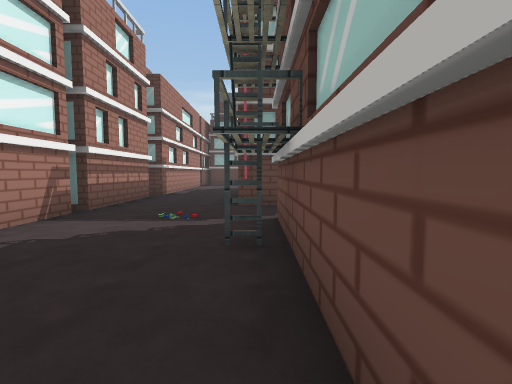
view 1 (above)

21 first-person views from a walk through a Unity game level. The camera is 1.5 m above the floor, tilts 4° down and sees 85° across. The floor is counted in squares, 2 m on a side. Each view is taken from the middle of a square. On the plan, view 1 faces up. The plan holds only what a view shows up to about 10 squares ahead; the rest is blank. The place goes on beyond the plan. The player character is not drawn. Some surface patterns are stand-ins.

view 2
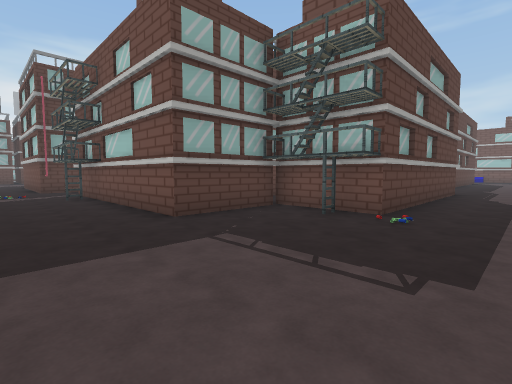

view 3
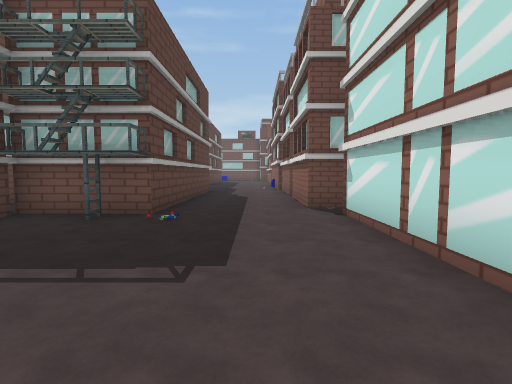

view 4
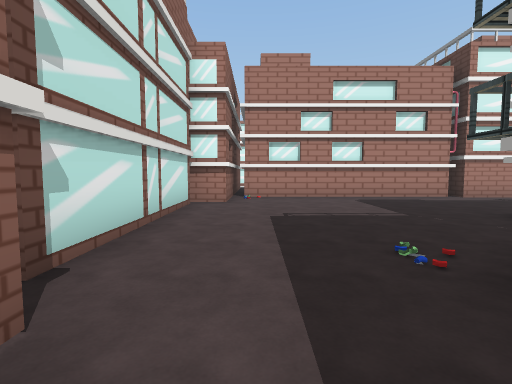

view 5
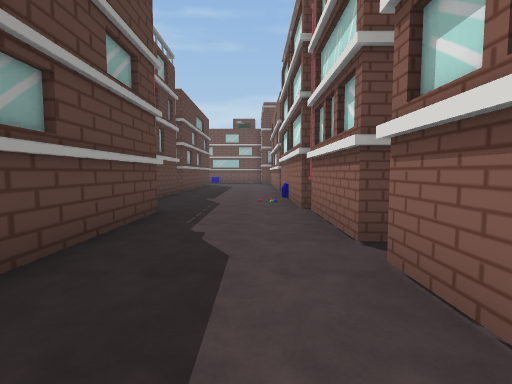

view 6
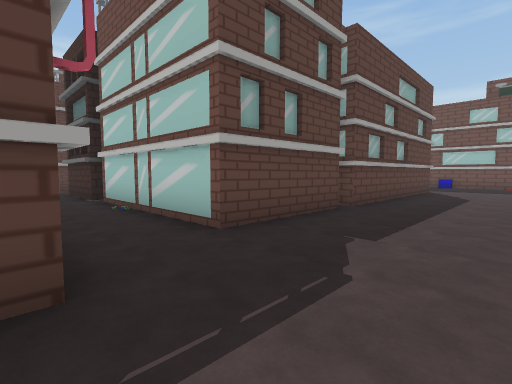

view 7
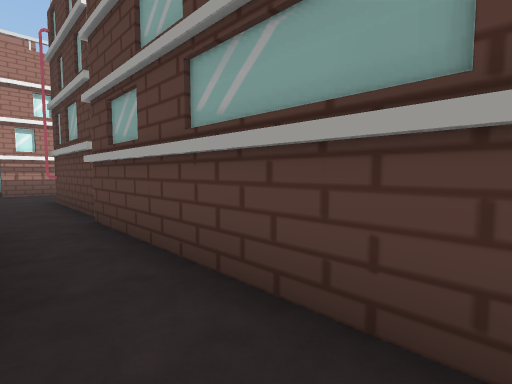

view 8
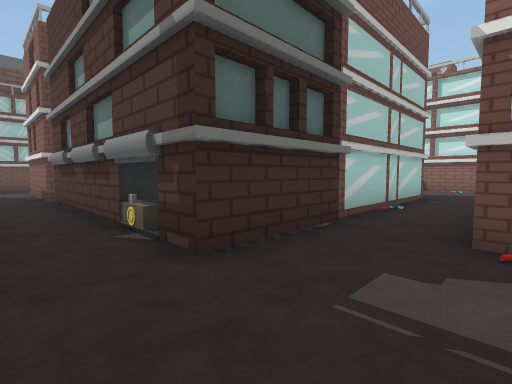

view 9
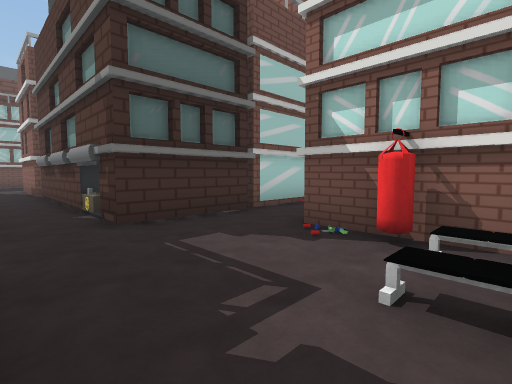

view 10
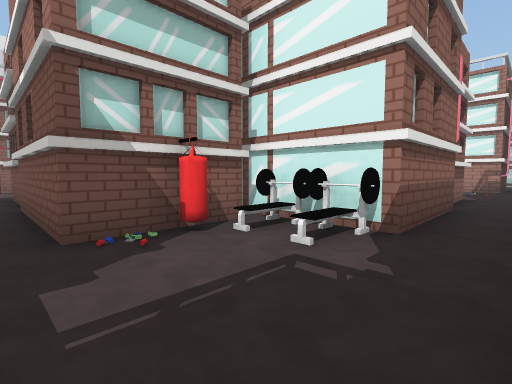

view 11
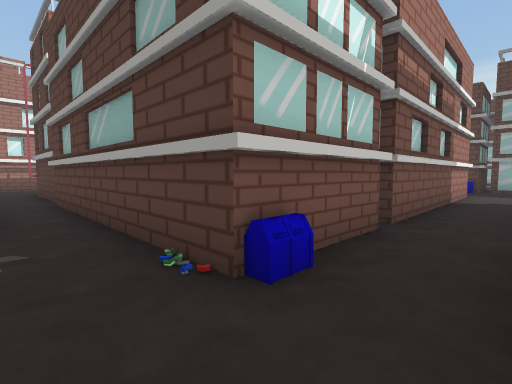

view 12
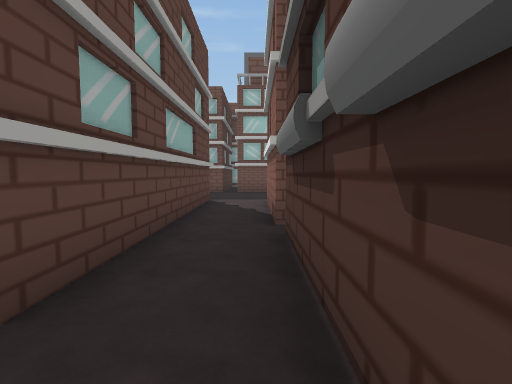

view 13
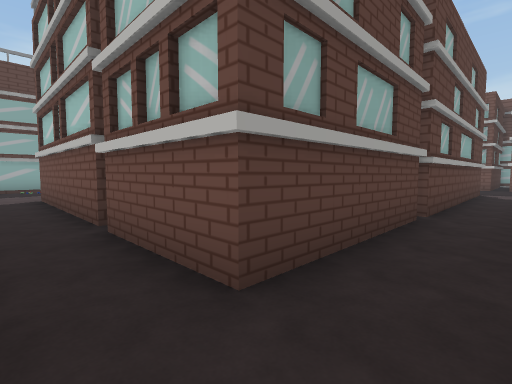

view 14
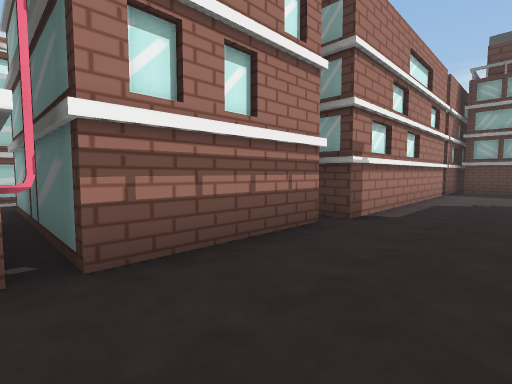

view 15
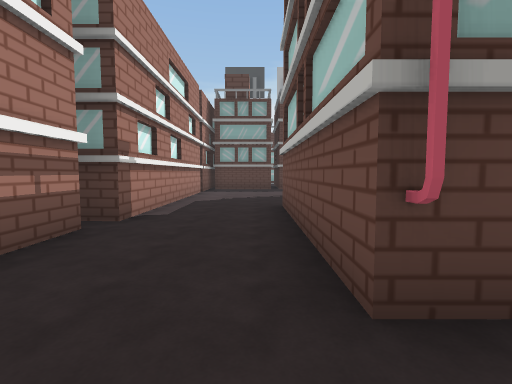

view 16
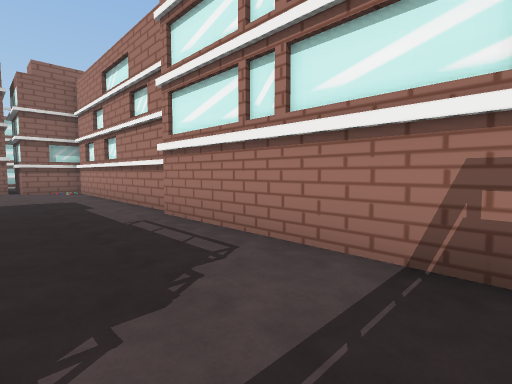

view 17
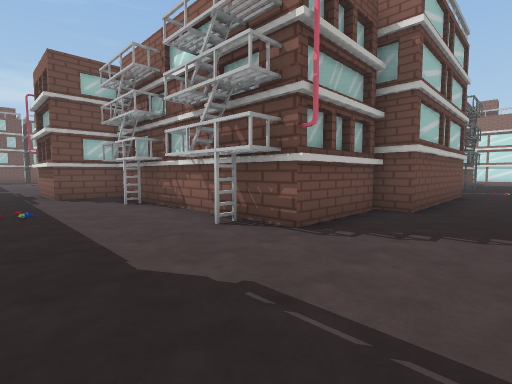

view 18
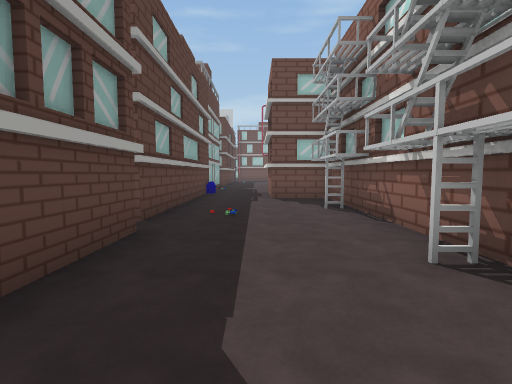

view 19
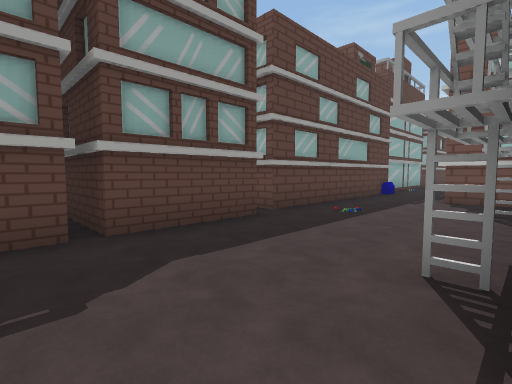

view 20
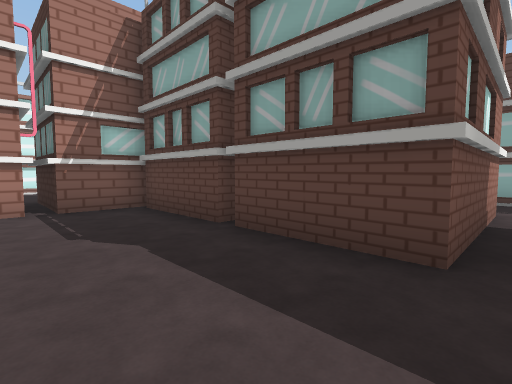

view 21
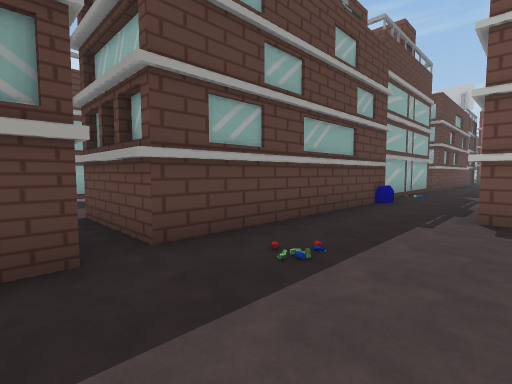

### Floor plan
Ten units are one square. View 1 is at (0, 0); x grows to the right and y downward. Boxes are objects, and circles mark ways between rooms. Rooms are numbered by the first view taken in them; rooms with no view inside come last. Other rooms are left out.
<svg viewBox="-52 -209 273 295">
<path fill="none" stroke="#000" d="M1 -29 -4 -29M-36 0 -36 64M32 -49 64 -49M29 33 24 33M28 -63 -4 -63 -4 -112M-34 -88 -34 -3M-18 76 31 76M-47 67 -20 67 -21 81M74 -63 32 -63M37 79 37 71 62 71M93 41 30 41 31 17 4 17 4 -46 16 -46M70 71 104 71M-31 -124 -31 -93 -38 -93M122 -46 175 -46M150 -63 111 -63 111 -89M111 -21 111 -46 119 -46M97 -63 74 -63M179 -46 208 -46M95 -89 95 -62M69 -26 95 -26M64 -49 64 -20M216 -63 152 -63M97 -69 97 -63M13 -141 13 -146M-2 -175 -31 -175 -31 -160M26 -204 26 -175 1 -175M70 -138 70 -155 95 -155M-4 -112 4 -112 4 -139 66 -139M-31 -156 -31 -124M96 -178 33 -178 33 -204M95 -175 89 -175"/>
<rect x="65" y="-35" width="10" height="10" fill="#bbb"><title>other object</title></rect>
<rect x="65" y="-45" width="10" height="10" fill="#bbb"><title>other object</title></rect>
<rect x="75" y="-35" width="10" height="10" fill="#bbb"><title>sandbag</title></rect>
<rect x="125" y="-55" width="10" height="10" fill="#bbb"><title>other object</title></rect>
<circle cx="70" cy="-55" r="3" fill="#2a7"/>
<circle cx="-15" cy="-115" r="3" fill="#2a7"/>
<text x="0" y="-10">1</text>
<text x="130" y="-50">2</text>
<text x="30" y="-160">3</text>
</svg>
Room 1 opens to room 2. Room 1 opens to room 3.

Where each view was taken, in squares from view 1:
view 1: 0 up, 0 right, facing up
view 2: 6 down, 2 left, facing up-right
view 3: 6 down, 2 left, facing right
view 4: 6 down, 5 right, facing left
view 5: 6 down, 4 right, facing right
view 6: 6 down, 9 right, facing up-right
view 7: 5 up, 8 right, facing up-left
view 8: 6 up, 9 right, facing down-right
view 9: 6 up, 7 right, facing down-right
view 10: 6 up, 10 right, facing down-left
view 11: 5 up, 11 right, facing up-left
view 12: 5 up, 14 right, facing right
view 13: 5 up, 10 right, facing up-right
view 14: 5 up, 1 left, facing up-left
view 15: 5 up, 1 left, facing up
view 16: 5 up, 1 left, facing down-left
view 17: 17 up, 2 left, facing down-right
view 18: 16 up, 1 left, facing right
view 19: 14 up, 1 left, facing up-right
view 20: 15 up, 3 right, facing up-left
view 21: 15 up, 2 right, facing up-right
